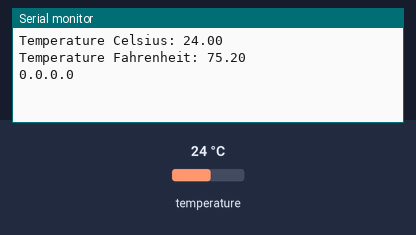
The sketch below on a simulated ESP32. On the bench: the last lines printed to the serial monitor. The test bench sets the inputs (shaded band); at power-on: temperature 24 °C. WiFi joins after 1.5 s; servers stay silent unless stated.

Above: at 2.7 s.
2.8 s: temperature set to 12 °C
At 4.1 s:
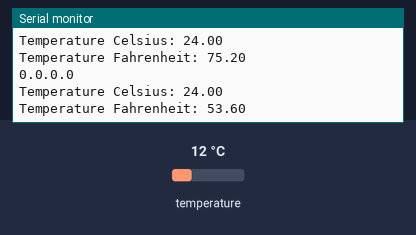
4.3 s: temperature set to 19 °C
At 6.9 s:
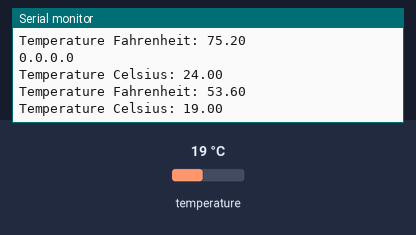
Timing chart, 0 to 8.4 s (numbered marks = the images above; inputs shaded):
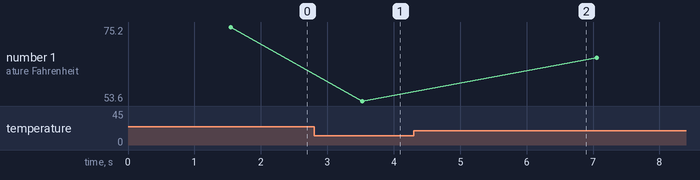

Measured:
- after the input at 2.8 s, the serial monitor: prints a new line after 0.73 s (image 1)
- after the input at 4.3 s, the serial monitor: prints a new line after 2.0 s (image 2)
- plotted number 1: 75.2 → 53.6 after the input at 2.8 s, 53.6 → 66.2 after the input at 4.3 s

The sketch:

ds18b20-web.ino
```cpp
#include <WiFi.h>
#include <ESPAsyncWebServer.h>

#include <OneWire.h>
#include <DallasTemperature.h>

// Data wire is connected to GPIO 4
#define ONE_WIRE_BUS 4

// Setup a oneWire instance to communicate with any OneWire devices
OneWire oneWire(ONE_WIRE_BUS);

// Pass our oneWire reference to Dallas Temperature sensor
DallasTemperature sensors(&oneWire);

// Variables to store temperature values
String temperatureF = "";
String temperatureC = "";

// Timer variables
unsigned long lastTime = 0;
unsigned long timerDelay = 2000;

// Replace with your network credentials
const char* ssid = "ESP32";
const char* password = "";

// Create AsyncWebServer object on port 80
AsyncWebServer server(80);

String readDSTemperatureC()
{
  // Call sensors.requestTemperatures() to issue a global temperature and Requests to all devices on the bus
  sensors.requestTemperatures();
  float tempC = sensors.getTempCByIndex(0);

  if (tempC == -127.00) {
    Serial.println("Failed to read from DS18B20 sensor");
    return "--";
  } else {
    Serial.print("Temperature Celsius: ");
    Serial.println(tempC);
  }
  return String(tempC);
}

String readDSTemperatureF()
{
  // Call sensors.requestTemperatures() to issue a global temperature and Requests to all devices on the bus
  sensors.requestTemperatures();
  float tempF = sensors.getTempFByIndex(0);

  if (int(tempF) == -196) {
    Serial.println("Failed to read from DS18B20 sensor");
    return "--";
  } else {
    Serial.print("Temperature Fahrenheit: ");
    Serial.println(tempF);
  }
  return String(tempF);
}

const char index_html[] PROGMEM = R"rawliteral(
<!DOCTYPE HTML><html>
<head>
  <meta name="viewport" content="width=device-width, initial-scale=1">
  <link rel="stylesheet" href="https://use.fontawesome.com/releases/v5.7.2/css/all.css" integrity="sha384-fnmOCqbTlWIlj8LyTjo7mOUStjsKC4pOpQbqyi7RrhN7udi9RwhKkMHpvLbHG9Sr" crossorigin="anonymous">
  <style>
    html {
     font-family: Arial;
     display: inline-block;
     margin: 0px auto;
     text-align: center;
    }
    h2 { font-size: 3.0rem; }
    p { font-size: 3.0rem; }
    .units { font-size: 1.2rem; }
    .ds-labels{
      font-size: 1.5rem;
      vertical-align:middle;
      padding-bottom: 15px;
    }
  </style>
</head>
<body>
  <h2>ESP DS18B20 Server</h2>
  <p>
    <i class="fas fa-thermometer-half" style="color:#059e8a;"></i>
    <span class="ds-labels">Temperature Celsius</span>
    <span id="temperaturec">%TEMPERATUREC%</span>
    <sup class="units">&deg;C</sup>
  </p>
  <p>
    <i class="fas fa-thermometer-half" style="color:#059e8a;"></i>
    <span class="ds-labels">Temperature Fahrenheit</span>
    <span id="temperaturef">%TEMPERATUREF%</span>
    <sup class="units">&deg;F</sup>
  </p>
</body>
<script>
setInterval(function ( ) {
  var xhttp = new XMLHttpRequest();
  xhttp.onreadystatechange = function() {
    if (this.readyState == 4 && this.status == 200) {
      document.getElementById("temperaturec").innerHTML = this.responseText;
    }
  };
  xhttp.open("GET", "/temperaturec", true);
  xhttp.send();
}, 1000) ;
setInterval(function ( ) {
  var xhttp = new XMLHttpRequest();
  xhttp.onreadystatechange = function() {
    if (this.readyState == 4 && this.status == 200) {
      document.getElementById("temperaturef").innerHTML = this.responseText;
    }
  };
  xhttp.open("GET", "/temperaturef", true);
  xhttp.send();
}, 1000) ;
</script>
</html>)rawliteral";

// Replaces placeholder with DS18B20 values
String processor(const String& var) {
  //Serial.println(var);
  if (var == "TEMPERATUREC") {
    return temperatureC;
  }
  else if (var == "TEMPERATUREF") {
    return temperatureF;
  }
  return String();
}

void setup() {
  // Serial port for debugging purposes
  Serial.begin(115200);
  Serial.println();

  // Start up the DS18B20 library
  sensors.begin();

  temperatureC = readDSTemperatureC();
  temperatureF = readDSTemperatureF();

  //  // Connect to Wi-Fi
  //  WiFi.begin(ssid, password);
  //  Serial.println("Connecting to WiFi");
  //  while (WiFi.status() != WL_CONNECTED) {
  //    delay(500);
  //    Serial.print(".");
  //  }
  //  Serial.println();
  WiFi.mode(WIFI_AP);
  WiFi.softAP(ssid, NULL , 3, 0, 4);

  // Print ESP Local IP Address
  Serial.println(WiFi.localIP());

  // Route for root / web page
  server.on("/", HTTP_GET, [](AsyncWebServerRequest * request) {
    request->send_P(200, "text/html", index_html, processor);
  });
  server.on("/temperaturec", HTTP_GET, [](AsyncWebServerRequest * request) {
    request->send_P(200, "text/plain", temperatureC.c_str());
  });
  server.on("/temperaturef", HTTP_GET, [](AsyncWebServerRequest * request) {
    request->send_P(200, "text/plain", temperatureF.c_str());
  });
  // Start server
  server.begin();
}

void loop() {
  if ((millis() - lastTime) > timerDelay) {
    temperatureC = readDSTemperatureC();
    temperatureF = readDSTemperatureF();
    lastTime = millis();
  }
}
```
